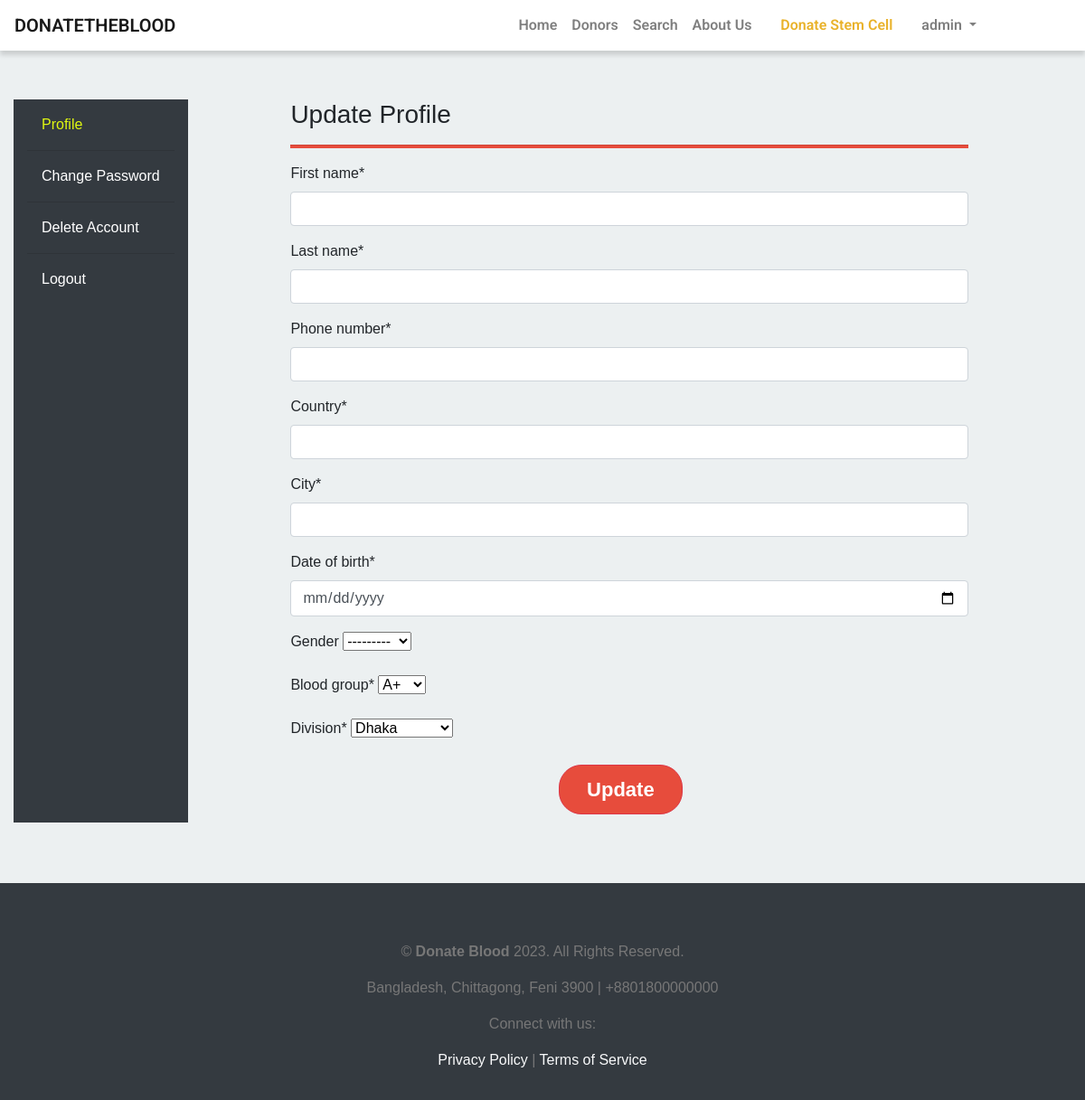
The page /profile/ (signed in) on the database its author committed.
### main/models.py (models this page shows, shortened)
class User(AbstractBaseUser, PermissionsMixin):
    email = models.EmailField(unique=True)
    username = models.CharField(
        max_length=30,
        unique=True,
        validators=[
            RegexValidator(
                regex="^[a-zA-Z0-9]+$",
                message="Username must only contain alphanumeric characters",
                code="invalid_username",
            )
        ],
    )
    first_name = models.CharField(max_length=30)
    last_name = models.CharField(max_length=30)
    phone_number = models.CharField(max_length=20)
    blood_group = models.CharField(max_length=5, choices=BloodGroupChoices.choices)
    country = models.CharField(max_length=50)
    city = models.CharField(max_length=50)
    division = models.CharField(max_length=50)
    date_of_birth = models.DateField(blank=True, null=True)
    gender = models.CharField(
        choices=GenderChoices.choices, max_length=20, blank=True, null=True
    )
    date_joined = models.DateTimeField(auto_now_add=True)
    updated_on = models.DateTimeField(auto_now=True)
    verification_token = models.UUIDField(blank=True, null=True)
    is_active = models.BooleanField(default=True)
    is_admin = models.BooleanField(default=False)
    is_staff = models.BooleanField(default=False)
    is_superuser = models.BooleanField(default=False)
    USERNAME_FIELD = "email"
    REQUIRED_FIELDS = ["username"]
    objects = UserManager()
    class Meta:
        db_table = f"{settings.DB_PREFIX}user"

### main/views.py (the view)
# urls.py: path('profile/', views.ProfileUpdateView.as_view(), name="profile"),
class ProfileUpdateView(LoginRequiredMixin, UpdateView):
    model = User
    template_name = "main/update.html"
    form_class = ProfileUpdateForm
    success_url = "/profile"
    def get_object(self, queryset=None):
        return self.request.user

### main/forms.py
class ProfileUpdateForm(forms.ModelForm):
    blood_group = forms.ChoiceField(choices=BloodGroupChoices.choices)
    DIVISION_CHOICES = [
        ("Dhaka", "Dhaka"),
        ("Chittagong", "Chittagong"),
        ("Khulna", "Khulna"),
        ("Rajshahi", "Rajshahi"),
        ("Barisal", "Barisal"),
        ("Sylhet", "Sylhet"),
        ("Rangpur", "Rangpur"),
        ("Mymensingh", "Mymensingh"),
    ]
    division = forms.ChoiceField(
        choices=DIVISION_CHOICES, required=True, label="Division"
    )
    date_of_birth = forms.DateField(
        widget=forms.TextInput(attrs={"class": "form-control", "type": "date"})
    )
    class Meta:
        model = User
        fields = [
            "first_name",
            "last_name",
            "phone_number",
            "country",
            "city",
            "date_of_birth",
            "gender",
            "blood_group",
            "division",
        ]

### main/templates/main/update.html (shortened to what this page needs)
{% extends "main/profile_nav.html" %}
{% load crispy_forms_tags %}
{% block profile_content %}
<h3>Update Profile</h3>
	<hr class="red-bar">
	<form action="" method="post" novalidate>
		{{form|crispy}}
		<div class="form-group">
			<button id="submit" name="submit" type="submit" class="btn btn-lg btn-danger center-aligned" style="margin-top: 20px;">Update</button>
		</div>
	</form>
{% endblock profile_content %}

### main/templates/main/navbar.html (shortened to what this page needs)
<nav id="mainNav" class="navbar fixed-top navbar-default navbar-expand-lg navbar-light bg-light">
  <a class="navbar-brand" href="{% url "index" %}">DONATETHEBLOOD</a>
  <div class="collapse navbar-collapse" id="navbarTogglerDemo02">
    <ul class="navbar-nav form-inline my-2 my-lg-0 mr-5">
      <li class="nav-item">
        <a class="nav-link" href="/">Home</a>
      </li>
      <li class="nav-item">
        <a class="nav-link" href="{% url 'all_donors' %}">Donors</a>
      </li>
      <li class="nav-item">
        <a class="nav-link" href="{% url "search" %}">Search</a>
      </li>
      <li class="nav-item">
        <a class="nav-link" href="{% url "about" %}">About Us</a>
      </li>
      <li class="st-link">
        <a class="st-link mx-4" href="{% url "stem_cell_eligible" %}" >Donate Stem Cell</a>
      </li>
      {% if not user.is_authenticated %}
      <li class="nav-item">
        <a class="nav-link" href="{% url "signup" %}">Donate</a>
      </li>
      <li class="nav-item">
        <a class="nav-link" href="{% url "signin" %}">Signin</a>
      </li>
      {% else %}
      <li class="nav-item dropdown mr-5">
        <a class="nav-link dropdown-toggle" href="#" id="navbarDropdownMenuLink" role="button" data-toggle="dropdown"
          aria-haspopup="true" aria-expanded="false">
          {{user.username}}
        </a>
      </li>
      {% endif %}
    </ul>
  </div>
</nav>

### main/static/main/css/styles.css (style rules this page uses)
body { background: #f1f4f7; padding-top: 50px; color: #5f6468; font-family: "Roboto", sans-serif; }
a, a:hover, a:focus { color: #e74c3c; }
h1, h2, h3, h4, h5, h6 { color: #5f6468; }
h3, h4 { font-weight: 300; }
.form-control { border: 1px solid #eee; box-shadow: none; }
.btn-danger, .btn-danger:hover, .btn-danger:focus, .btn-danger:active, .btn-danger.active, .open > .dropdown-toggle.btn-danger, .btn-danger.disabled, .btn-danger[disabled], fieldset[disabled] .btn-danger, .btn-danger.disabled:hover, .btn-danger[disabled]:hover, fieldset[disabled] .btn-danger:hover, .btn-danger.disabled:focus, .btn-danger[disabled]:focus, fieldset[disabled] .btn-danger:focus, .btn-danger.disabled:active, .btn-danger[disabled]:active, fieldset[disabled] .btn-danger:active, .btn-danger.disabled.active, .btn-danger[disabled].active, fieldset[disabled] .btn-danger.active { background-color: #f9243f; border-color: #f9243f; }
.btn-danger { background-color: #e74c3c; border-radius: 25px; padding: 10px 30px; font-size: 22px; font-weight: 700; }
.center-aligned { display: table; margin: 0 auto; }
.st-link { color: #e9b22a !important; }

### main/static/main/css/custom.css (style rules this page uses)
.navbar-brand, .nav-link { color: #e74c3c; }
.navbar-default { background-color: white !important; border-color: rgba(34, 34, 34, 0.05); font-family: 'Roboto', 'Helvetica Neue', Arial, sans-serif; -webkit-transition: all 0.35s; -moz-transition: all 0.35s; transition: all 0.35s; }
@media (min-width: 768px) { .form-group { text-align: center; } }
@media (min-width: 768px) { .navbar-default { background-color: white !important; border-color: rgba(255, 255, 255, 0.3); } }
nav { -webkit-box-shadow: 0px 5px 5px 0px rgba(0,0,0,0.14); -moz-box-shadow: 0px 5px 5px 0px rgba(0,0,0,0.14); box-shadow: 0px 5px 5px 0px rgba(0,0,0,0.14); font-family: 'Roboto', sans-serif; font-weight: 600; }
body { background-color: #ecf0f1; width: 100%; overflow-x: hidden; }
.red-bar { height: 3px; width: 100%; color: #e74c3c; background-color: #e74c3c; }
.form-group { padding-right: 20px; }
.btn-danger { background-color: #e74c3c; border-radius: 25px; padding: 10px 30px; font-size: 22px; font-weight: 700; }
.center-aligned { display: table; margin: 0 auto; }

### main/templates/main/profile_nav.html (style rules this page uses)
.form-group { text-align: left; }
body { font-family: 'Arial', sans-serif; }

### rows shown on the page
User: username "admin", gender "---------", blood_group "A+", division "Dhaka"
